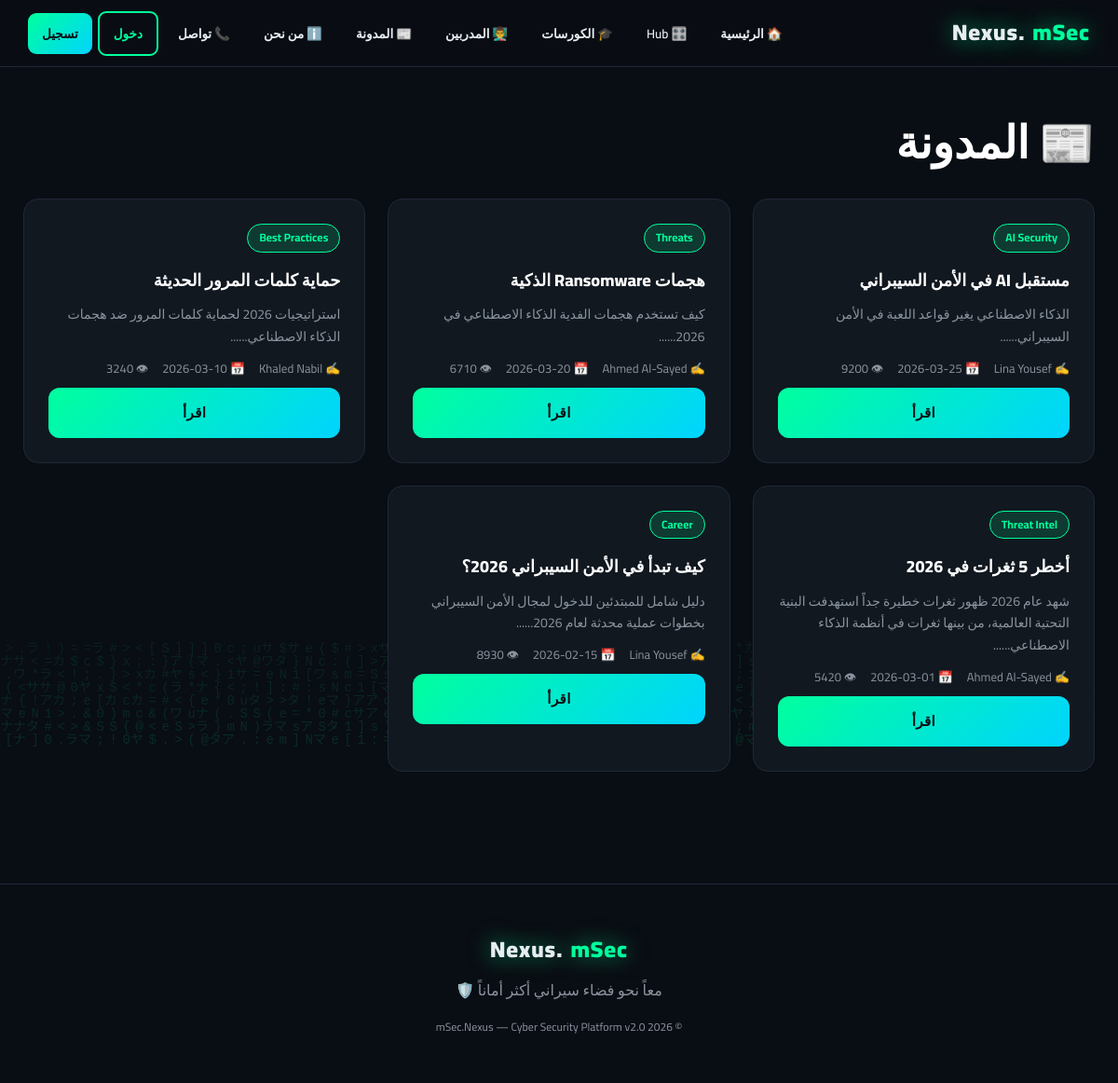
Page /blog on the committed database.
### tables this page shows
CREATE TABLE articles (id INTEGER PRIMARY KEY AUTOINCREMENT, title TEXT, slug TEXT, content TEXT, author TEXT, category TEXT, date TEXT, views INTEGER DEFAULT 0);

### app.py (the view)
@app.route('/blog')
def blog(): return render_template('blog.html', articles=q("SELECT * FROM articles ORDER BY date DESC"))

### app.py (called while the page is built)
def db():
    if 'db' not in g: g.db = sqlite3.connect(DB)
    return g.db

def q(sql, params=None):
    c = db().cursor()
    if params: c.execute(sql, params)
    else: c.execute(sql)
    r = c.fetchall(); db().commit(); return r

@app.context_processor
def inject():
    notif_count = 0
    if 'user' in session:
        try: notif_count = q(f"SELECT COUNT(*) FROM notifications WHERE user='{session['user']}' AND read=0")[0][0]
        except: pass
    return dict(session=session, notif_count=notif_count, year=2026)

### templates/blog.html
{% extends 'base.html' %}{% block content %}
<h1>📰 المدونة</h1>
<div class="grid">
{% for a in articles %}
<div class="card"><span class="badge">{{ a[5] }}</span><h3 style="margin-top:15px">{{ a[1] }}</h3>
<p style="color:var(--muted);font-size:14px">{{ a[3][:150] }}...</p>
<div class="meta"><span>✍️ {{ a[4] }}</span><span>📅 {{ a[6] }}</span><span>👁 {{ a[7] }}</span></div>
<a href="/blog/{{ a[0] }}" class="btn btn-block">اقرأ</a></div>
{% endfor %}</div>
{% endblock %}

### static/css/style.css (style rules this page uses)
* { margin:0;padding:0;box-sizing:border-box;font-family:'Cairo','Segoe UI',sans-serif }
:root { --bg:#0a0e14;--bg2:#0d1117;--card:#111820;--border:#1f2937;--neon:#00ff9d;--neon2:#00d4ff;--purple:#a371f7;--red:#ff3366;--text:#e6edf3;--muted:#8b949e }
html { scroll-behavior:smooth }
body { background:var(--bg);color:var(--text);min-height:100vh;overflow-x:hidden;line-height:1.7 }
h1,h2,h3,h4 { color:#fff;margin-bottom:20px;font-weight:800 }
h1 { font-size:clamp(28px,5vw,48px) }
.btn,button { background:linear-gradient(135deg,var(--neon),var(--neon2));color:#0a0e14;padding:14px 32px;border:none;border-radius:12px;font-size:15px;font-weight:800;cursor:pointer;transition:.3s;text-decoration:none;display:inline-block;letter-spacing:.4px;font-family:inherit }
.btn-block { display:block;width:100%;text-align:center }
.grid { display:grid;grid-template-columns:repeat(auto-fill,minmax(300px,1fr));gap:24px }
.card { background:var(--card);border:1px solid var(--border);border-radius:16px;padding:26px;transition:.4s;position:relative;overflow:hidden }
.card::before { content:'';position:absolute;top:0;left:-100%;width:100%;height:2px;background:linear-gradient(90deg,transparent,var(--neon),transparent);transition:.6s }
.card h3 { color:#fff;margin-bottom:10px;font-size:18px }
.card .meta { color:var(--muted);font-size:13px;display:flex;gap:15px;margin:10px 0;flex-wrap:wrap }
.badge { display:inline-block;padding:4px 12px;background:rgba(0,255,157,.15);border:1px solid var(--neon);border-radius:20px;font-size:12px;color:var(--neon);font-weight:700 }

### rows in the picture
articles: category "AI Security", title "مستقبل AI في الأمن السيبراني", content "الذكاء الاصطناعي يغير قواعد اللعبة في الأمن السيبراني...", author "Lina Yousef", date "2026-03-25", views "9200"
articles: category "Threats", title "هجمات Ransomware الذكية", content "كيف تستخدم هجمات الفدية الذكاء الاصطناعي في 2026...", author "Ahmed Al-Sayed", date "2026-03-20", views "6710"
articles: category "Best Practices", title "حماية كلمات المرور الحديثة", content "استراتيجيات 2026 لحماية كلمات المرور ضد هجمات الذكاء الاصطناعي...", author "Khaled Nabil", date "2026-03-10", views "3240"
articles: category "Threat Intel", title "أخطر 5 ثغرات في 2026", content "شهد عام 2026 ظهور ثغرات خطيرة جداً استهدفت البنية التحتية العالمية، من بينها ثغرات في أنظمة الذكاء الاصطناعي...", author "Ahmed Al-Sayed", date "2026-03-01", views "5420"
articles: category "Career", title "كيف تبدأ في الأمن السيبراني 2026؟", content "دليل شامل للمبتدئين للدخول لمجال الأمن السيبراني بخطوات عملية محدثة لعام 2026...", author "Lina Yousef", date "2026-02-15", views "8930"
